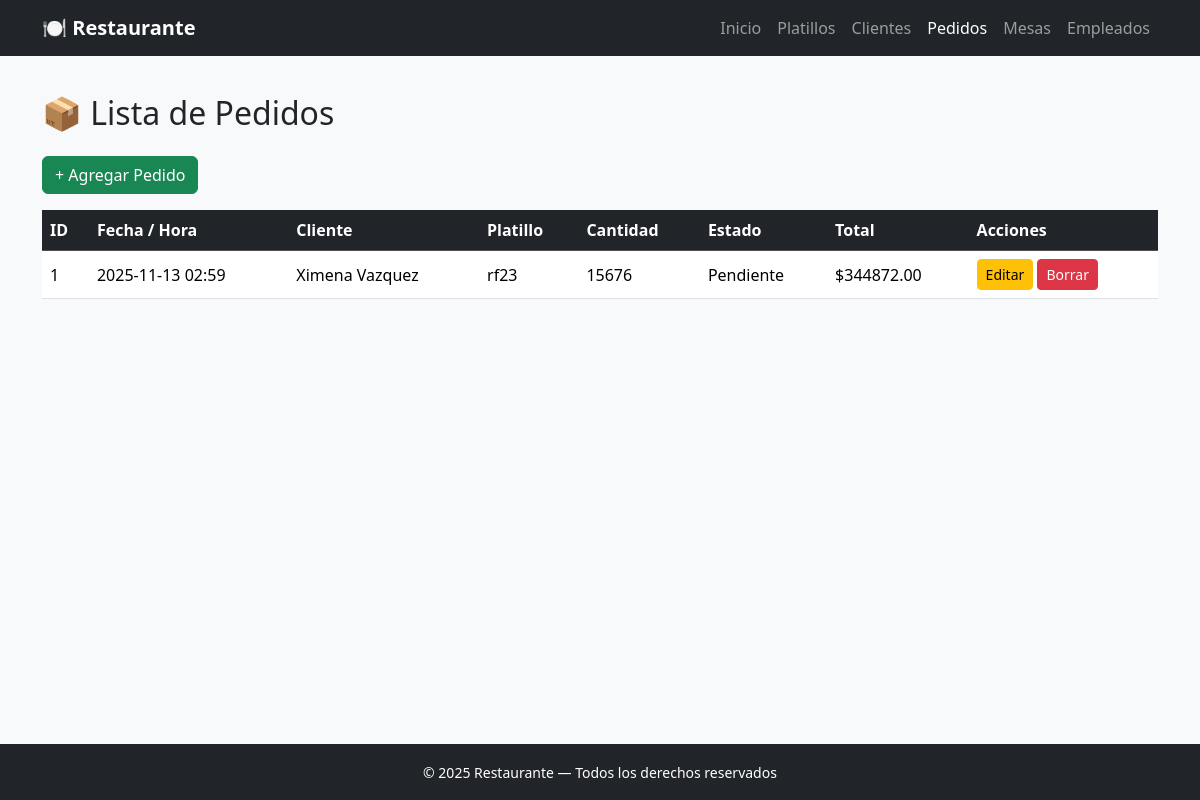
/pedido/ver/, run on the app's committed database.
### app_Restaurante/models.py (models this page shows, shortened)
class Pedido(models.Model):
    fechahora = models.DateTimeField(auto_now_add=True)
    estado = models.CharField(max_length=30, default='Pendiente')
    total = models.DecimalField(max_digits=10, decimal_places=2, default=0.00)
    notas = models.TextField(blank=True, null=True)
    cantidad = models.PositiveIntegerField(default=1)
    cliente = models.ForeignKey(Cliente, on_delete=models.CASCADE, related_name='pedidos')
    platillo = models.ForeignKey(Platillo, on_delete=models.PROTECT, related_name='pedidos')
    mesa = models.ForeignKey(Mesa, on_delete=models.PROTECT, related_name='pedidos')
    empleado = models.ForeignKey(Empleado, on_delete=models.PROTECT, related_name='pedidos')
    class Meta:
        ordering = ['-fechahora']

class Cliente(models.Model):
    nombre = models.CharField(max_length=100)
    apellido = models.CharField(max_length=100)
    email = models.EmailField(unique=True)
    telefono = models.CharField(max_length=20)
    direccion_casa = models.CharField(max_length=200)
    fecha_nacimiento = models.DateField(blank=True, null=True)
    alergias = models.TextField(blank=True, null=True)
    def __str__(self):
        return f"{self.nombre} {self.apellido}"

class Platillo(models.Model):
    nombre = models.CharField(max_length=100, unique=True)
    descripcion = models.TextField(blank=True, null=True)
    precio = models.DecimalField(max_digits=10, decimal_places=2)
    categoria = models.CharField(max_length=50)
    disponibilidad = models.BooleanField(default=True)
    ingredientes = models.TextField(blank=True, null=True)
    tiempo_preparacion = models.IntegerField(verbose_name="Tiempo de preparación (min)")

### app_Restaurante/views.py (the view)
# urls.py: path('pedido/ver/', views.ver_pedidos, name='ver_pedidos'),
def ver_pedidos(request):
    pedidos = Pedido.objects.select_related('cliente', 'platillo', 'mesa', 'empleado').all().order_by('-fechahora')
    return render(request, 'pedido/ver_pedidos.html', {'pedidos': pedidos})

### app_Restaurante/templates/pedido/ver_pedidos.html (shortened to what this page needs)
{% extends 'base.html' %}
{% block content %}
<h2 class="mb-4">📦 Lista de Pedidos</h2>
<a href="{% url 'agregar_pedido' %}" class="btn btn-success mb-3">+ Agregar Pedido</a>
<table class="table table-hover align-middle">
  <thead class="table-dark">
    <tr>
      <th>ID</th>
      <th>Fecha / Hora</th>
      <th>Cliente</th>
      <th>Platillo</th>
      <th>Cantidad</th>
      <th>Estado</th>
      <th>Total</th>
      <th>Acciones</th>
    </tr>
  </thead>
  <tbody>
    {% for ped in pedidos %}
    <tr>
      <td>{{ ped.id }}</td>
      <td>{{ ped.fechahora|date:"Y-m-d H:i" }}</td>
      <td>{{ ped.cliente }}</td>
      <td>{{ ped.platillo.nombre }}</td>
      <td>{{ ped.cantidad }}</td>
      <td>{{ ped.estado }}</td>
      <td>${{ ped.total }}</td>
      <td>
        <a href="{% url 'actualizar_pedido' ped.id %}" class="btn btn-sm btn-warning">Editar</a>
        <a href="{% url 'borrar_pedido' ped.id %}" class="btn btn-sm btn-danger">Borrar</a>
      </td>
    </tr>
    {% empty %}
    <tr>
      <td colspan="8" class="text-center text-muted">No hay pedidos registrados.</td>
    </tr>
    {% endfor %}
  </tbody>
</table>
{% endblock %}

### app_Restaurante/templates/base.html (shortened to what this page needs)
{% load static %}
<!DOCTYPE html>
<html lang="es">
<head>
  <link href="https://cdn.jsdelivr.net/npm/bootstrap@5.3.3/dist/css/bootstrap.min.css" rel="stylesheet">
  <link href="https://cdn.jsdelivr.net/npm/bootstrap-icons@1.10.5/font/bootstrap-icons.css" rel="stylesheet">
</head>
<body>
  {% include "navbar.html" %}
  <main class="container my-4">
    {% block content %}{% endblock %}
  </main>
  {% include "footer.html" %}
</body>
</html>

### app_Restaurante/templates/navbar.html (shortened to what this page needs)
<nav class="navbar navbar-expand-lg navbar-dark bg-dark fixed-top">
  <div class="container">
    <a class="navbar-brand fw-bold" href="{% url 'inicio' %}">
      🍽️ Restaurante
    </a>
    <div class="collapse navbar-collapse" id="navbarNav">
      <ul class="navbar-nav ms-auto">
        <li class="nav-item">
          <a class="nav-link {% if request.path == '/' %}active{% endif %}" href="{% url 'inicio' %}">
            Inicio
          </a>
        </li>
        <li class="nav-item">
          <a class="nav-link {% if 'platillo' in request.path %}active{% endif %}" href="{% url 'ver_platillos' %}">
            Platillos
          </a>
        </li>
        <li class="nav-item">
          <a class="nav-link {% if 'cliente' in request.path %}active{% endif %}" href="{% url 'ver_clientes' %}">
            Clientes
          </a>
        </li>
        <li class="nav-item">
          <a class="nav-link {% if 'pedido' in request.path %}active{% endif %}" href="{% url 'ver_pedidos' %}">
            Pedidos
          </a>
        </li>
        <li class="nav-item">
          <a class="nav-link {% if 'mesa' in request.path %}active{% endif %}" href="{% url 'ver_mesas' %}">
            Mesas
          </a>
        </li>
        <li class="nav-item">
          <a class="nav-link {% if 'empleado' in request.path %}active{% endif %}" href="{% url 'ver_empleados' %}">
            Empleados
          </a>
        </li>
      </ul>
    </div>
  </div>
</nav>

### app_Restaurante/templates/footer.html
<footer class="bg-dark text-white text-center py-3 mt-auto">
  <small>© 2025 Restaurante — Todos los derechos reservados</small>
</footer>

### app_Restaurante/templates/base.html (style rules this page uses)
html, body { height: 100%; }
body { display: flex; flex-direction: column; background-color: #f8f9fa; margin: 0; }
main { flex: 1; padding-top: 70px; }

### data on the page
Pedido: id "1", fechahora "2025-11-13 02:59", cliente "Ximena Vazquez", platillo.nombre "rf23", cantidad "15676", estado "Pendiente", total "344872.00"
